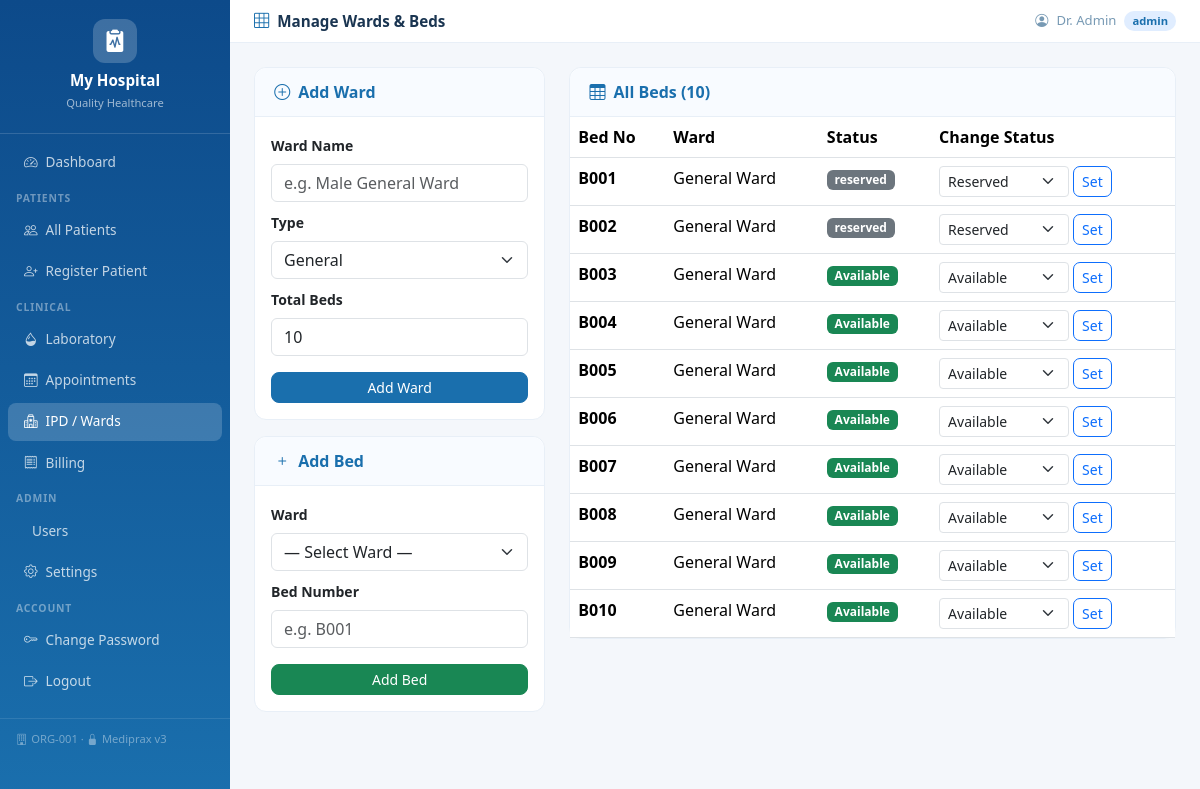
/ipd/beds/manage (signed in), run on the app's committed database.
### tables this page shows
CREATE TABLE hospitals(
            id         INTEGER PRIMARY KEY AUTOINCREMENT,
            name       TEXT NOT NULL,
            tagline    TEXT DEFAULT 'Quality Healthcare',
            address    TEXT DEFAULT '',
            phone      TEXT DEFAULT '',
            email      TEXT DEFAULT '',
            color1     TEXT DEFAULT '#1a6fad',
            color2     TEXT DEFAULT '#0e9f8b',
            is_active  INTEGER DEFAULT 1,
            created_at TIMESTAMP DEFAULT CURRENT_TIMESTAMP
        , org_id TEXT);

CREATE TABLE settings(
            id             INTEGER PRIMARY KEY AUTOINCREMENT,
            hospital_id    INTEGER UNIQUE NOT NULL,
            doctor_name    TEXT DEFAULT '',
            doctor_degree  TEXT DEFAULT 'MBBS, MD',
            FOREIGN KEY (hospital_id) REFERENCES hospitals(id)
        );

CREATE TABLE beds(
            id          INTEGER PRIMARY KEY AUTOINCREMENT,
            hospital_id INTEGER NOT NULL,
            ward_id     INTEGER NOT NULL,
            bed_number  TEXT NOT NULL,
            status      TEXT DEFAULT 'available'
                        CHECK(status IN ('available','occupied','maintenance','reserved')),
            FOREIGN KEY (hospital_id) REFERENCES hospitals(id),
            FOREIGN KEY (ward_id)     REFERENCES wards(id)
        );

CREATE TABLE wards(
            id          INTEGER PRIMARY KEY AUTOINCREMENT,
            hospital_id INTEGER NOT NULL,
            name        TEXT NOT NULL,
            ward_type   TEXT DEFAULT 'General'
                        CHECK(ward_type IN ('General','ICU','Private','Semi-Private','Emergency','Maternity','Paediatric','Surgical')),
            total_beds  INTEGER DEFAULT 0,
            FOREIGN KEY (hospital_id) REFERENCES hospitals(id)
        );

### app/routes/ipd_routes.py (the view, shortened to what this page needs)
@ipd_routes.route('/beds/manage', methods=['GET','POST'])
def manage_beds():
    if not _login(): return redirect(url_for('auth.login'))
    if session.get('role') != 'admin':
        flash('Admin only.', 'danger')
        return redirect(url_for('ipd.ward_view'))
    hid = _hid()
    db  = get_db()
    wards = db.execute('SELECT * FROM wards WHERE hospital_id=? ORDER BY name', (hid,)).fetchall()
    beds  = db.execute('''
        SELECT b.*, w.name AS ward_name FROM beds b
        JOIN wards w ON b.ward_id=w.id
        WHERE b.hospital_id=? ORDER BY w.name, b.bed_number
    ''', (hid,)).fetchall()
    return render_template('ipd/manage_beds.html',
                           wards=[dict(w) for w in wards],
                           beds=[dict(b) for b in beds])

### app/database.py (called while the page is built)
def get_db():
    if 'db' not in g:
        g.db = sqlite3.connect(current_app.config['DATABASE'])
        g.db.row_factory = sqlite3.Row
        g.db.execute('PRAGMA foreign_keys = ON')
        try:
            g.db.execute('PRAGMA journal_mode = WAL')
            g.db.execute('PRAGMA synchronous = NORMAL')
        except Exception:
            pass
    return g.db

### app/routes/ipd_routes.py (called while the page is built)
def _hid(): return session.get('hospital_id', 1)

def _login(): return 'user_id' in session and 'hospital_id' in session

### templates/ipd/manage_beds.html (shortened to what this page needs)
{% extends "base.html" %}
{% block page_title %}<i class="bi bi-grid-3x3 me-2 text-primary"></i>Manage Wards &amp; Beds{% endblock %}
{% block content %}
<div class="row g-4">
  <div class="col-md-4">
    <div class="card">
      <div class="card-header"><span class="fw-semibold text-primary"><i class="bi bi-plus-circle me-2"></i>Add Ward</span></div>
      <div class="card-body">
        <form method="POST">
          <div class="mb-2"><label class="form-label small fw-semibold">Ward Name</label><input type="text" name="name" class="form-control" required placeholder="e.g. Male General Ward"/></div>
          <div class="mb-2"><label class="form-label small fw-semibold">Type</label>
            <select name="ward_type" class="form-select">{% for t in ['General','ICU','Private','Semi-Private','Emergency','Maternity','Paediatric','Surgical'] %}<option value="{{ t }}">{{ t }}</option>{% endfor %}</select></div>
          <div class="mb-3"><label class="form-label small fw-semibold">Total Beds</label><input type="number" name="total_beds" class="form-control" min="0" value="10"/></div>
          <button type="submit" class="btn btn-primary btn-sm w-100" style="border-radius:8px">Add Ward</button>
        </form>
      </div>
    </div>
    <div class="card mt-3">
      <div class="card-header"><span class="fw-semibold text-primary"><i class="bi bi-plus me-2"></i>Add Bed</span></div>
      <div class="card-body">
        <form method="POST">
          <div class="mb-2"><label class="form-label small fw-semibold">Ward</label>
            <select name="ward_id" class="form-select" required><option value="">— Select Ward —</option>{% for w in wards %}<option value="{{ w.id }}">{{ w.name }}</option>{% endfor %}</select></div>
          <div class="mb-3"><label class="form-label small fw-semibold">Bed Number</label><input type="text" name="bed_number" class="form-control" required placeholder="e.g. B001"/></div>
          <button type="submit" class="btn btn-success btn-sm w-100" style="border-radius:8px">Add Bed</button>
        </form>
      </div>
    </div>
  </div>
  <div class="col-md-8">
    <div class="card">
      <div class="card-header"><span class="fw-semibold text-primary"><i class="bi bi-table me-2"></i>All Beds ({{ beds|length }})</span></div>
      <div class="card-body p-0">
        <div class="table-responsive">
        <table class="table table-hover mb-0">
          <thead><tr><th>Bed No</th><th>Ward</th><th>Status</th><th>Change Status</th></tr></thead>
          <tbody>
          {% for b in beds %}
          <tr>
            <td class="fw-semibold">{{ b.bed_number }}</td>
            <td>{{ b.ward_name }}</td>
            <td>
              {% if b.status=='available' %}<span class="badge bg-success">Available</span>
              {% elif b.status=='occupied' %}<span class="badge bg-danger">Occupied</span>
              {% elif b.status=='maintenance' %}<span class="badge bg-warning text-dark">Maintenance</span>
              {% else %}<span class="badge bg-secondary">{{ b.status }}</span>{% endif %}
            </td>
            <td>
              <form method="POST" class="d-flex gap-1">
                <select name="status" class="form-select form-select-sm" style="width:130px">
                  {% for s in ['available','maintenance','reserved'] %}<option value="{{ s }}" {% if b.status==s %}selected{% endif %}>{{ s|title }}</option>{% endfor %}
                </select>
                <button type="submit" class="btn btn-sm btn-outline-primary" style="border-radius:7px">Set</button>
              </form>
            </td>
          </tr>
          {% endfor %}
          </tbody>
        </table>
        </div>
      </div>
    </div>
  </div>
</div>
{% endblock %}

### templates/base.html (shortened to what this page needs)
<!DOCTYPE html>
<html lang="en">
<head>
  <link href="https://cdn.jsdelivr.net/npm/bootstrap@5.3.2/dist/css/bootstrap.min.css" rel="stylesheet"/>
  <link href="https://cdn.jsdelivr.net/npm/bootstrap-icons@1.11.3/font/bootstrap-icons.min.css" rel="stylesheet"/>
  <link rel="stylesheet" href="{{ url_for('static', filename='css/style.css') }}"/>
</head>
<body>
<nav id="sidebar">
  <div class="brand">
    <div class="brand-icon"><i class="bi bi-clipboard2-pulse-fill"></i></div>
    <h5>{{ hospital.name }}</h5>
    <small>{{ hospital.tagline }}</small>
  </div>
  <ul class="nav flex-column mt-2">
    {% if session.role != 'patient' %}
    <li class="nav-item"><a href="{{ url_for('auth.dashboard') }}" class="nav-link {% if request.endpoint=='auth.dashboard' %}active{% endif %}"><i class="bi bi-speedometer2"></i> Dashboard</a></li>
    <li class="nav-label">Patients</li>
    <li class="nav-item"><a href="{{ url_for('patients.patients') }}" class="nav-link {% if 'patients.' in (request.endpoint or '') %}active{% endif %}"><i class="bi bi-people"></i> All Patients</a></li>
    {% if session.role in ('admin','doctor') %}
    <li class="nav-item"><a href="{{ url_for('patients.add_patient_view') }}" class="nav-link"><i class="bi bi-person-plus"></i> Register Patient</a></li>
    {% endif %}
    <li class="nav-label">Clinical</li>
    <li class="nav-item"><a href="{{ url_for('lab.lab_list') }}" class="nav-link {% if 'lab.' in (request.endpoint or '') %}active{% endif %}"><i class="bi bi-droplet-half"></i> Laboratory</a></li>
    <li class="nav-item"><a href="{{ url_for('appointments.appointments') }}" class="nav-link {% if 'appointments.' in (request.endpoint or '') %}active{% endif %}"><i class="bi bi-calendar3"></i> Appointments</a></li>
    <li class="nav-item"><a href="{{ url_for('ipd.ward_view') }}" class="nav-link {% if 'ipd.' in (request.endpoint or '') %}active{% endif %}"><i class="bi bi-hospital"></i> IPD / Wards</a></li>
    <li class="nav-item"><a href="{{ url_for('billing.bill_list') }}" class="nav-link {% if 'billing.' in (request.endpoint or '') %}active{% endif %}"><i class="bi bi-receipt"></i> Billing</a></li>
    {% if session.role == 'admin' %}
    <li class="nav-label">Admin</li>
    <li class="nav-item"><a href="{{ url_for('auth.users') }}" class="nav-link {% if request.endpoint=='auth.users' %}active{% endif %}"> Users</a></li>
    <li class="nav-item"><a href="{{ url_for('settings.hospital_settings') }}" class="nav-link {% if 'settings.' in (request.endpoint or '') %}active{% endif %}"><i class="bi bi-gear"></i> Settings</a></li>
    {% endif %}
    {% else %}
    <li class="nav-item"><a href="{{ url_for('patients.patient_detail', pid=session.patient_id) }}" class="nav-link active"><i class="bi bi-file-medical"></i> My Records</a></li>
    {% endif %}
    <li class="nav-label">Account</li>
    <li class="nav-item"><a href="{{ url_for('auth.change_password') }}" class="nav-link"><i class="bi bi-key"></i> Change Password</a></li>
    <li class="nav-item"><a href="{{ url_for('auth.logout') }}" class="nav-link"><i class="bi bi-box-arrow-right"></i> Logout</a></li>
  </ul>
  <div class="sidebar-footer">
    {% if hospital.org_id %}<i class="bi bi-building me-1"></i>{{ hospital.org_id }} &middot; {% endif %}
    <i class="bi bi-lock-fill me-1"></i>Mediprax v3
  </div>
</nav>
<div id="topbar">
  <div class="d-flex align-items-center gap-2">
    <p class="page-title mb-0">{% block page_title %}{% endblock %}</p>
  </div>
  <div class="user-pill">
    <i class="bi bi-person-circle"></i>
    <span>{{ session.name }}</span>
    <span class="role-badge role-{{ session.role }}">{{ session.role }}</span>
  </div>
</div>
<div id="main">
  {% block content %}{% endblock %}
</div>
</body>
</html>

### static/css/style.css (style rules this page uses)
:root { --sidebar-w: 230px; }
body { margin:0; font-family:'Segoe UI',sans-serif; background:#f4f7fb; }
#sidebar { position:fixed; top:0; left:0; width:var(--sidebar-w); height:100vh; overflow-y:auto; z-index:200; }
.brand { padding:1.2rem 1rem; border-bottom:1px solid rgba(255,255,255,.15); text-align:center; }
.brand-icon { width:44px; height:44px; border-radius:12px; display:flex; align-items:center; justify-content:center; margin:0 auto .5rem; color:#fff; font-size:1.4rem; background:rgba(255,255,255,.2); }
.brand h5 { color:#fff; margin:0; font-weight:700; font-size:.95rem; }
.brand small { color:rgba(255,255,255,.6); font-size:.7rem; }
.nav-link { color:rgba(255,255,255,.75) !important; padding:.55rem 1rem !important; border-radius:8px; margin:.1rem .5rem; font-size:.85rem; display:flex; align-items:center; gap:8px; }
.nav-link:hover, .nav-link.active { background:rgba(255,255,255,.18) !important; color:#fff !important; }
.nav-label { padding:.5rem 1rem .2rem; font-size:.65rem; text-transform:uppercase; letter-spacing:.08em; color:rgba(255,255,255,.4); font-weight:700; }
.sidebar-footer { padding:.8rem 1rem; font-size:.7rem; color:rgba(255,255,255,.4); border-top:1px solid rgba(255,255,255,.1); margin-top:1rem; }
#topbar { margin-left:var(--sidebar-w); background:#fff; border-bottom:1px solid #e8eff7; padding:.6rem 1.5rem; display:flex; justify-content:space-between; align-items:center; position:sticky; top:0; z-index:100; }
.page-title { font-weight:600; font-size:.95rem; color:#1a3551; }
.user-pill { display:flex; align-items:center; gap:8px; font-size:.82rem; color:#789ab4; }
.role-badge { padding:2px 8px; border-radius:10px; font-size:.7rem; font-weight:600; }
.role-admin { background:#e0edff; color:#1a6fad; }
#main { margin-left:var(--sidebar-w); padding:1.5rem; }
.card { border:1px solid #e8eff7; border-radius:12px; box-shadow:none; }
.card-header { background:#f8fbff; border-bottom:1px solid #e8eff7; border-radius:12px 12px 0 0 !important; padding:.75rem 1.2rem; }

### data on the page
hospitals: name "My Hospital", tagline "Quality Healthcare", org_id "ORG-001"
settings: name "Dr. Admin"
beds: bed_number "B001", ward_name "General Ward", status "reserved", status "Reserved"
beds: bed_number "B002", ward_name "General Ward", status "reserved", status "Reserved"
beds: bed_number "B003", ward_name "General Ward", shows "Available", status "Available"
beds: bed_number "B004", ward_name "General Ward", shows "Available", status "Available"
beds: bed_number "B005", ward_name "General Ward", shows "Available", status "Available"
beds: bed_number "B006", ward_name "General Ward", shows "Available", status "Available"
beds: bed_number "B007", ward_name "General Ward", shows "Available", status "Available"
beds: bed_number "B008", ward_name "General Ward", shows "Available", status "Available"
beds: bed_number "B009", ward_name "General Ward", shows "Available", status "Available"
beds: bed_number "B010", ward_name "General Ward", shows "Available", status "Available"

### other printed values
{{ session.role }} "admin"
{{ beds|length }} "10"
form field ward_type "General"
